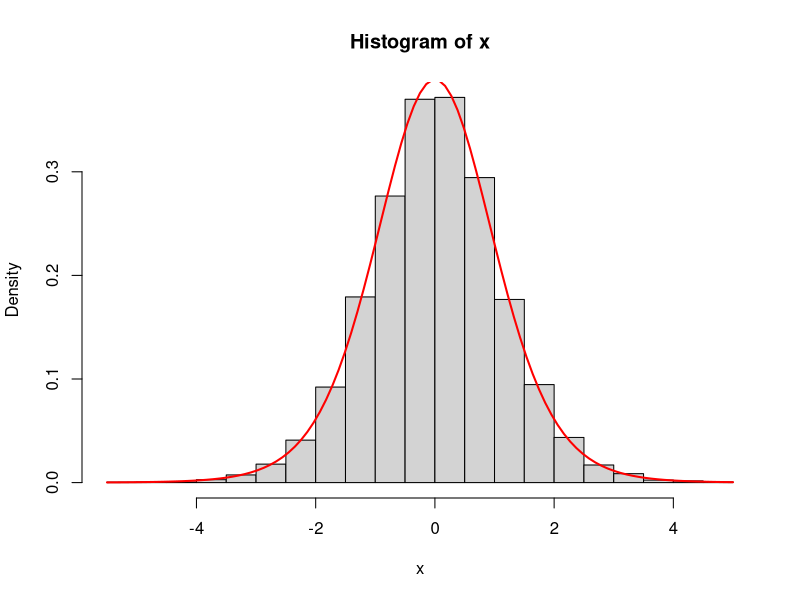
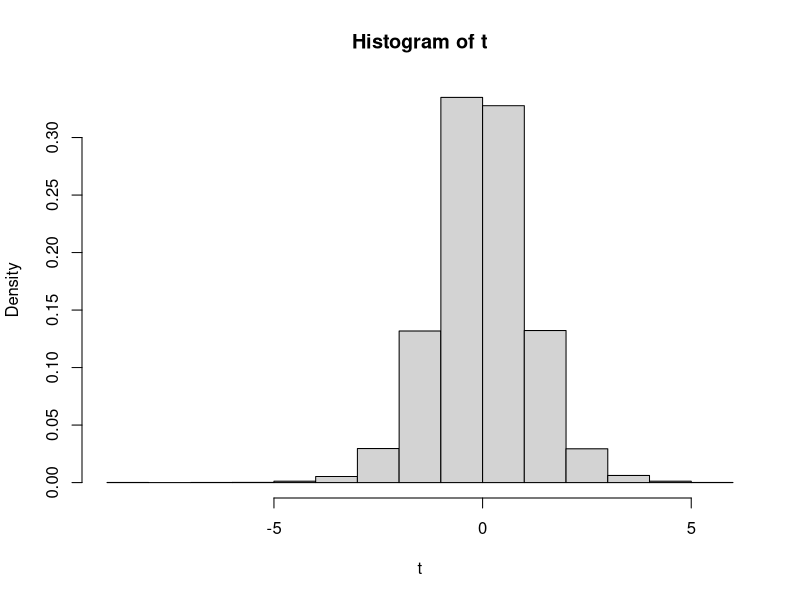

Write R code to recreate these figures, in order.
n <- 10000
k <- 10 #grau de liberdade
y <- rchisq(n, k)

#x <- rnorm(n, 0, k/y)
z <- rnorm(n)
x <- z / sqrt (y/k)

hist(x, breaks = 20, probability = TRUE)
curve(dt(x, df = k), col = "red", lwd = 2, add = TRUE)

t <- rt(n, k)
hist(t, probability = TRUE)
